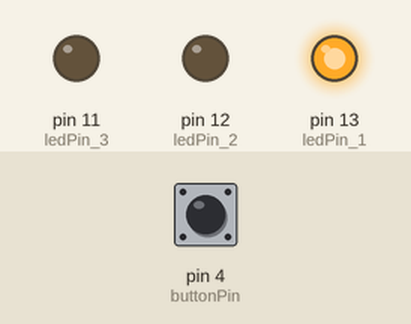
A sketch run on a simulated Arduino Uno, built with avr-gcc and run on an emulated ATmega328P. On the bench: output pins drawn as LEDs (lit = HIGH). The inputs (shaded band) are chosen by the test bench; at power-on: pin 4 (buttonPin) HIGH.

Above: at 0.5 s.
At 1.6 s:
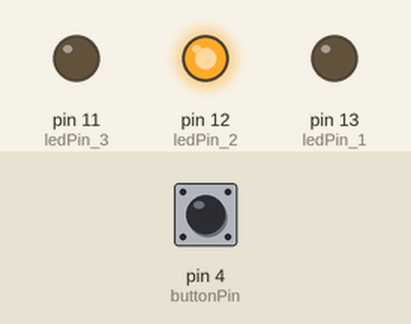
At 2.7 s:
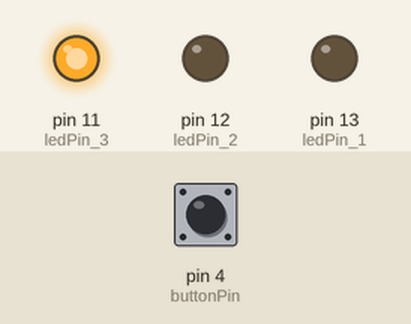
At 3.7 s:
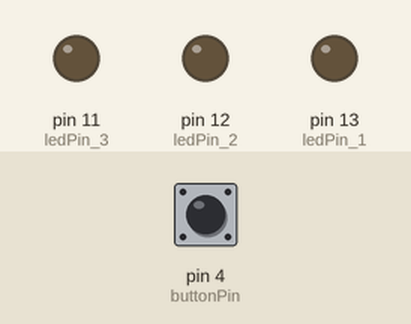
Timing chart, 0 to 5.5 s (numbered marks = the images above):
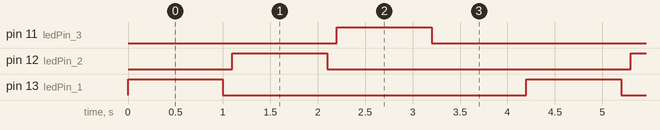

The sketch:

button.ino
```cpp
const int buttonPin = 4;     // the number of the pushbutton pin
const int ledPin_1 =  13;      // the number of the LED pin
const int ledPin_2 = 12;
const int ledPin_3 = 11;

// variables will change:
int buttonState = 0;         // variable for reading the pushbutton status

void setup() {
  // initialize the LED pin as an output:
  pinMode(ledPin_1, OUTPUT);
  pinMode(ledPin_2, OUTPUT);
  pinMode(ledPin_3, OUTPUT);

  // initialize the pushbutton pin as an input:
  pinMode(buttonPin, INPUT);
}

void loop(){
  // read the state of the pushbutton value:
  buttonState = digitalRead(buttonPin);

  // check if the pushbutton is pressed.
  // if it is, the buttonState is HIGH:
  if (buttonState == LOW) {
    // turn LED on:
    digitalWrite(ledPin_1, HIGH);
    delay(100);
    digitalWrite(ledPin_1, LOW);
    delay(100);
    digitalWrite(ledPin_2, HIGH);
    delay(100);
    digitalWrite(ledPin_2, LOW);
    delay(100);
    digitalWrite(ledPin_3, HIGH);
    delay(100);
    digitalWrite(ledPin_3, LOW);
    delay(100);
  }
  else {
    // turn LED off:
    digitalWrite(ledPin_1, HIGH);
    delay(1000);
    digitalWrite(ledPin_1, LOW);
    delay(100);
    digitalWrite(ledPin_2, HIGH);
    delay(1000);
    digitalWrite(ledPin_2, LOW);
    delay(100);
    digitalWrite(ledPin_3, HIGH);
    delay(1000);
    digitalWrite(ledPin_3, LOW);
    delay(1000);
  }
}
```

Measured:
- by itself, pin 11 (ledPin_3), pin 12 (ledPin_2), pin 13 (ledPin_1): alternates HIGH for 1.0 s and LOW for 3.2 s
- by itself, everything shown: repeats every 4.2 s, in 6 steps
